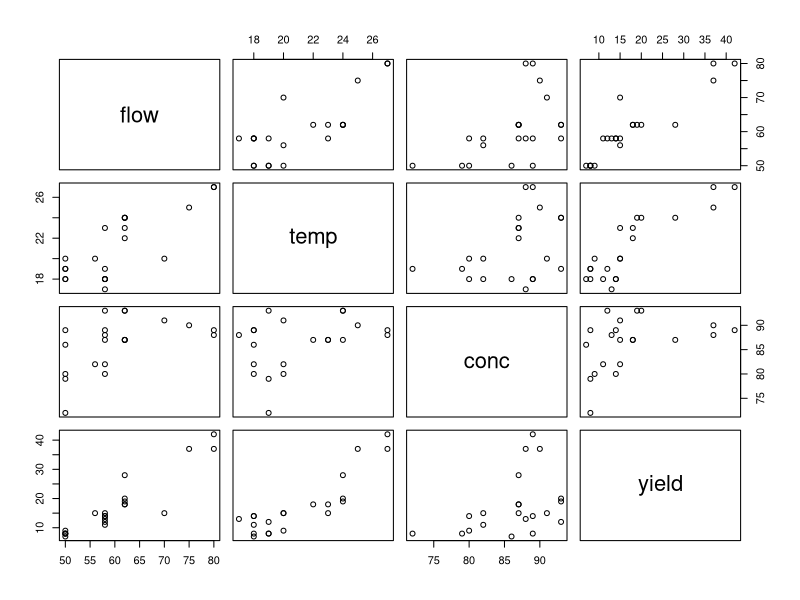
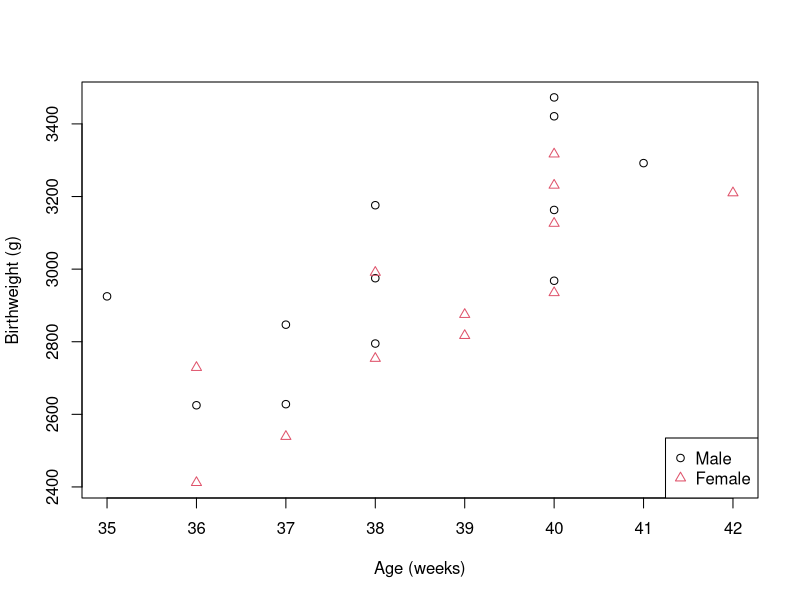
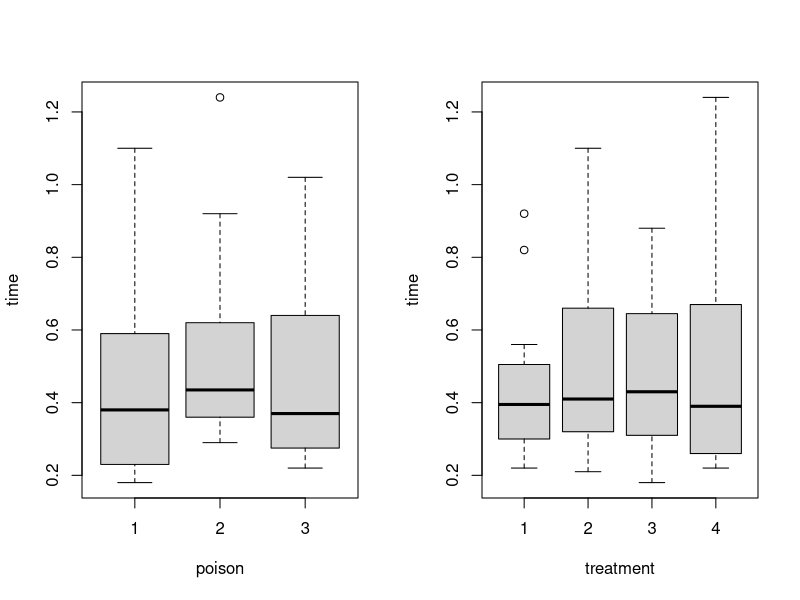
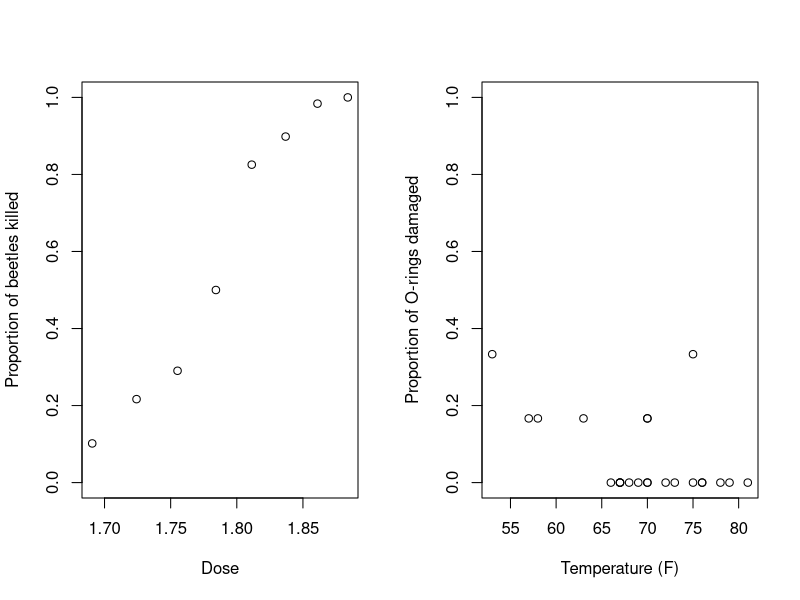
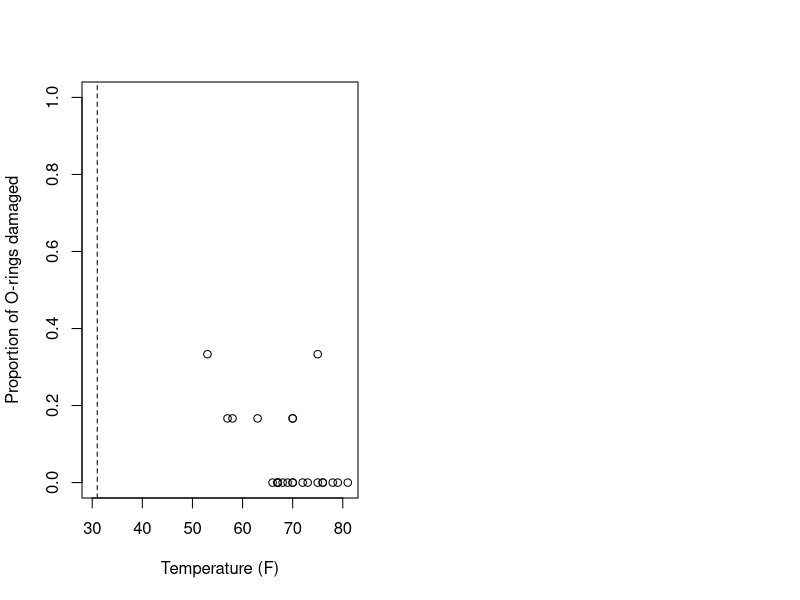

Source code (R) for these figures, in order:
## ---- chunk 1
knitr::opts_knit$set(root.dir = '../datasets')
## ---- chunk 2
nitric <- read.csv("nitric.csv")
pairs(nitric)
## ---- chunk 3
birth <- read.csv("birth.csv")
plot(birth$Age, birth$Weight, xlab="Age (weeks)", ylab="Birthweight (g)",
     col = birth$Sex, pch = birth$Sex)
legend("bottomright", legend = c("Male", "Female"), pch = 1:2, col = 1:2)
## ---- chunk 4
survival <- read.csv("survival.csv")
survival$poison <- as.factor(survival$poison)
survival$treatment <- as.factor(survival$treatment)
par(mfrow = c(1, 2))
plot(time ~ poison + treatment, data = survival)
## ---- chunk 5
beetle <- read.csv("beetle.csv")
beetle
## ---- chunk 6
prop_killed <- beetle$killed / beetle$exposed
plot(beetle$dose, prop_killed,
     xlab = "Dose", ylab = "Proportion of beetles killed",
     ylim = c(0, 1))
## ---- chunk 7
shuttle <- read.csv("shuttle.csv")
shuttle
## ---- chunk 8
plot(shuttle$temp, shuttle$n_damaged / 6,
     xlab = "Temperature (F)", ylab = "Proportion of O-rings damaged",
     ylim = c(0, 1))
## ---- chunk 9
plot(shuttle$temp, shuttle$n_damaged / 6,
     xlab = "Temperature (F)", ylab = "Proportion of O-rings damaged",
     xlim = c(30, max(shuttle$temp)), ylim = c(0, 1))
abline(v = 31, lty = 2)
